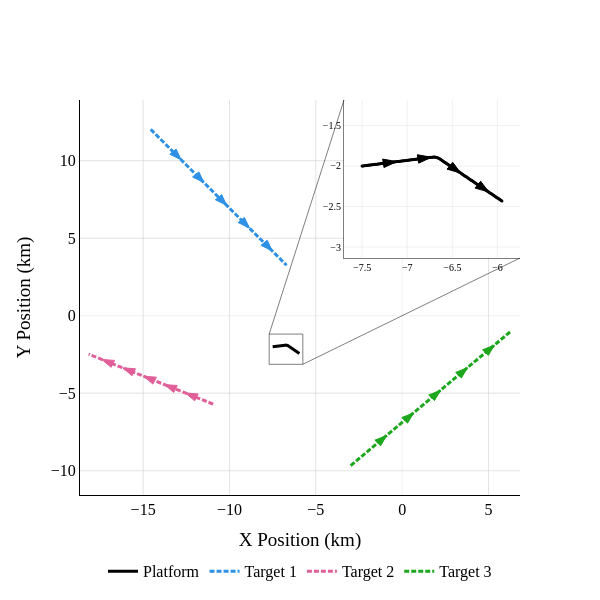

Notebook cell for this chart:
### Code cell
import numpy as np
import plotly.express as px
import plotly.graph_objects as go

# --- 1. Prepare Data (Convert to km) ---
timesteps = [
    SIM_PARAMS["start_time"] + i * SIM_PARAMS["time_interval"]
    for i in range(SIM_PARAMS["num_steps"])
]

plat_x = []
plat_y = []
for entry in platform.platform_history:
    plat_x.append(entry.host.state.state_vector[0] / 1000)
    plat_y.append(entry.host.state.state_vector[2] / 1000)

tgt_x = [[] for _ in range(NUM_TARGETS)]
tgt_y = [[] for _ in range(NUM_TARGETS)]
for idx, target_ground_truth in enumerate(target_ground_truths):
    tgt_x[idx] = [state.state_vector[0] / 1000 for state in target_ground_truth]
    tgt_y[idx] = [state.state_vector[2] / 1000 for state in target_ground_truth]

fig = go.Figure()

# --- 2. Add Traces ---

# A. Main Plot Traces
fig.add_trace(go.Scatter(
    x=plat_x, y=plat_y,
    mode='lines', line=dict(color='black', width=3),
    name='Platform'
))

colors = px.colors.qualitative.Dark24
names = [f"Target {i+1}" for i in range(NUM_TARGETS)]

for i in range(NUM_TARGETS):
    fig.add_trace(go.Scatter(
        x=tgt_x[i], y=tgt_y[i],
        mode='lines', line=dict(color=colors[i], width=3, dash="5px,2px"),
        name=names[i]
    ))

# B. Inset Trace (Platform Only)
fig.add_trace(go.Scatter(
    x=plat_x, y=plat_y,
    mode='lines+markers',
    marker=dict(size=3, color='black'),
    line=dict(color='black', width=1.5),
    showlegend=False,
    xaxis='x2', yaxis='y2'
))

# --- 3. Calculate Ranges & Force Square Geometry ---

# A. Square the Main Axes
# Gather all data points to find the extent
all_x = plat_x + [x for sublist in tgt_x for x in sublist]
all_y = plat_y + [y for sublist in tgt_y for y in sublist]

# Find min/max with a small buffer
min_x, max_x = min(all_x) - 0.5, max(all_x) + 0.5
min_y, max_y = min(all_y) - 0.5, max(all_y) + 0.5

# Calculate the maximum span to force a 1:1 ratio
mid_x = (max_x + min_x) / 2
mid_y = (max_y + min_y) / 2
max_span = max(max_x - min_x, max_y - min_y)

main_x_range = [mid_x - max_span/2, mid_x + max_span/2]
main_y_range = [mid_y - max_span/2, mid_y + max_span/2]

# B. Square the Zoom Box (Platform Only)
p_min_x, p_max_x = min(plat_x), max(plat_x)
p_min_y, p_max_y = min(plat_y), max(plat_y)
p_mid_x = (p_min_x + p_max_x) / 2
p_mid_y = (p_min_y + p_max_y) / 2

# Force the zoom box to be square as well
zoom_pad = 0.2
zoom_span = max(p_max_x - p_min_x, p_max_y - p_min_y) + (zoom_pad * 2)

box_x = [p_mid_x - zoom_span/2, p_mid_x + zoom_span/2]
box_y = [p_mid_y - zoom_span/2, p_mid_y + zoom_span/2]

# C. Define Inset Position (Domain 0-1)
inset_dom_x = [0.6, 1.0]
inset_dom_y = [0.6, 1.0]

# --- 4. Configure Layout ---
fig.update_layout(
    width=600, height=600,
    font=dict(family="Times New Roman", size=16, color="black"),
    showlegend=True,
    legend=dict(x=0.5, y=-0.15, xanchor="center", orientation="h"),
    plot_bgcolor="white",

    # Main Axes (Squared)
    xaxis=dict(title="X Position (km)", range=main_x_range, showgrid=True,
               gridcolor="rgba(200,200,200,0.5)", linecolor="black", zeroline=True,
               zerolinecolor="rgba(200, 200, 200, 0.5)", zerolinewidth=0.5),
    yaxis=dict(title="Y Position (km)", range=main_y_range, showgrid=True,
               gridcolor="rgba(200,200,200,0.5)", linecolor="black", zeroline=True,
               zerolinecolor="rgba(200, 200, 200, 0.5)", zerolinewidth=0.5),

    # Inset Axes (Squared Box + Domain)
    xaxis2=dict(
        domain=inset_dom_x, anchor='y2', range=box_x,
        showgrid=True, gridcolor="rgba(200,200,200,0.25)",
        linecolor="rgba(0,0,0,0.5)", tickfont=dict(size=10)
    ),
    yaxis2=dict(
        domain=inset_dom_y, anchor='x2', range=box_y,
        showgrid=True, gridcolor="rgba(200,200,200,0.25)",
        linecolor="rgba(0,0,0,0.5)", tickfont=dict(size=10)
    ),
)

# --- 5. Add Shapes (Background, Box, Lines) ---

# A. White Background for Inset (Using DOMAIN coordinates)
# Placing it on "domain" layer allows the axis grid to render on top of it.
fig.add_shape(
    type="rect",
    xref="x domain", yref="y domain",
    x0=inset_dom_x[0], y0=inset_dom_y[0],
    x1=inset_dom_x[1], y1=inset_dom_y[1],
    fillcolor="white",
    line=dict(width=0),
    layer="below"
)

# B. Zoom Box around Platform (Using DATA coordinates)
fig.add_shape(
    type="rect",
    xref="x", yref="y",
    x0=box_x[0], y0=box_y[0],
    x1=box_x[1], y1=box_y[1],
    line=dict(color="rgba(0,0,0,0.5)", width=1),
    fillcolor="rgba(0,0,0,0)"
)

# C. Connecting Lines (Data -> Data Calculation)
# Convert Domain edges to Data coordinates for the connection points
def domain_to_data(dom_val, r_min, r_max):
    return r_min + (dom_val * (r_max - r_min))

inset_left_km   = domain_to_data(inset_dom_x[0], main_x_range[0], main_x_range[1])
inset_right_km  = domain_to_data(inset_dom_x[1], main_x_range[0], main_x_range[1])
inset_bottom_km = domain_to_data(inset_dom_y[0], main_y_range[0], main_y_range[1])
inset_top_km    = domain_to_data(inset_dom_y[1], main_y_range[0], main_y_range[1])

# Line 1: Top-Left Box -> Top-Left Inset
fig.add_shape(
    type="line",
    xref="x", yref="y",
    x0=box_x[0],      y0=box_y[1],     # Box Corner
    x1=inset_left_km, y1=inset_top_km, # Inset Corner
    line=dict(color="rgba(0,0,0,0.5)", width=1, dash="solid"),
    layer="above"
)

# Line 2: Bottom-Right Box -> Bottom-Right Inset
fig.add_shape(
    type="line",
    xref="x", yref="y",
    x0=box_x[1],       y0=box_y[0],        # Box Corner
    x1=inset_right_km, y1=inset_bottom_km, # Inset Corner
    line=dict(color="rgba(0,0,0,0.5)", width=1, dash="solid"),
    layer="above"
)

# --- 6. Add Directional Arrows ---
def add_arrowhead(fig, x, y, i, color, size, xref="x", yref="y"):
    """Add a directional arrow shape."""
    if i < 1 or i >= len(x):
        return
    dx = x[i] - x[i-1]
    dy = y[i] - y[i-1]
    magnitude = (dx**2 + dy**2)**0.5
    if magnitude > 0:
        ux, uy = dx/magnitude, dy/magnitude
        vx, vy = -uy, ux
        tip_x, tip_y = x[i], y[i]
        base_x = tip_x - (ux * size)
        base_y = tip_y - (uy * size)
        hw = size * 0.35
        path = (f"M {tip_x},{tip_y} L {base_x + vx*hw},{base_y + vy*hw} L "
                f"{base_x - vx*hw},{base_y - vy*hw} Z")
        fig.add_shape(type="path", path=path, fillcolor=color,
                      line=dict(color=color, width=1), xref=xref, yref=yref,
                      layer="above")

# Main Plot Arrows
for tgt_idx in range(NUM_TARGETS):
    for i in range(40, len(tgt_x[tgt_idx]), 30):
        add_arrowhead(fig, tgt_x[tgt_idx], tgt_y[tgt_idx], i, colors[tgt_idx], size=0.7)

# Inset Arrows
for i in range(40, len(plat_x), 40):
    add_arrowhead(fig, plat_x, plat_y, i, "black", size=0.15, xref="x2", yref="y2")

fig.show()
fig.write_image("figs/mt_world_picture.pdf")

### Figure 1 — Plotly figure (JSON) as saved in the notebook; plotly's stock layout.template omitted (floating-point values rounded to 4 significant figures; data arrays with more than 128 entries replaced by an {"elided": "..."} marker saying what was removed)
{"data": [{"line": {"color": "black", "width": 3}, "mode": "lines", "name": "Platform", "type": "scatter", "x": {"elided": "180 float values"}, "y": {"elided": "180 float values"}}, {"line": {"color": "#2E91E5", "dash": "5px,2px", "width": 3}, "mode": "lines", "name": "Target 1", "type": "scatter", "x": {"elided": "180 float values"}, "y": {"elided": "180 float values"}}, {"line": {"color": "#E15F99", "dash": "5px,2px", "width": 3}, "mode": "lines", "name": "Target 2", "type": "scatter", "x": {"elided": "180 float values"}, "y": {"elided": "180 float values"}}, {"line": {"color": "#1CA71C", "dash": "5px,2px", "width": 3}, "mode": "lines", "name": "Target 3", "type": "scatter", "x": {"elided": "180 float values"}, "y": {"elided": "180 float values"}}, {"line": {"color": "black", "width": 1.5}, "marker": {"color": "black", "size": 3}, "mode": "lines+markers", "showlegend": false, "type": "scatter", "x": {"elided": "180 float values"}, "xaxis": "x2", "y": {"elided": "180 float values"}, "yaxis": "y2"}], "layout": {"font": {"color": "black", "family": "Times New Roman", "size": 16}, "height": 600, "legend": {"orientation": "h", "x": 0.5, "xanchor": "center", "y": -0.15}, "plot_bgcolor": "white", "shapes": [{"fillcolor": "white", "layer": "below", "line": {"width": 0}, "type": "rect", "x0": 0.6, "x1": 1, "xref": "x domain", "y0": 0.6, "y1": 1, "yref": "y domain"}, {"fillcolor": "rgba(0,0,0,0)", "line": {"color": "rgba(0,0,0,0.5)", "width": 1}, "type": "rect", "x0": -7.7, "x1": -5.751, "xref": "x", "y0": -3.135, "y1": -1.186, "yref": "y"}, {"layer": "above", "line": {"color": "rgba(0,0,0,0.5)", "dash": "solid", "width": 1}, "type": "line", "x0": -7.7, "x1": -3.367, "xref": "x", "y0": -1.186, "y1": 13.91, "yref": "y"}, {"layer": "above", "line": {"color": "rgba(0,0,0,0.5)", "dash": "solid", "width": 1}, "type": "line", "x0": -5.751, "x1": 6.825, "xref": "x", "y0": -3.135, "y1": 3.722, "yref": "y"}, {"fillcolor": "#2E91E5", "layer": "above", "line": {"color": "#2E91E5", "width": 1}, "path": "M -12.804013666000005,10.061815596000008 L -13.089229532084978,10.746415413216896 L -13.453899451782977,10.419129835063115 Z", "type": "path", "xref": "x", "yref": "y"}, {"fillcolor": "#2E91E5", "layer": "above", "line": {"color": "#2E91E5", "width": 1}, "path": "M -11.484960590500007,8.592093093000013 L -11.770176456584995,9.276692910216896 L -12.134846376282987,8.949407332063108 Z", "type": "path", "xref": "x", "yref": "y"}, {"fillcolor": "#2E91E5", "layer": "above", "line": {"color": "#2E91E5", "width": 1}, "path": "M -10.165907515000011,7.1223705900000205 L -10.451123381084999,7.8069704072169035 L -10.81579330078299,7.479684829063116 Z", "type": "path", "xref": "x", "yref": "y"}, {"fillcolor": "#2E91E5", "layer": "above", "line": {"color": "#2E91E5", "width": 1}, "path": "M -8.846854439500015,5.652648087000027 L -9.132070305584989,6.337247904216916 L -9.496740225282988,6.009962326063135 Z", "type": "path", "xref": "x", "yref": "y"}, {"fillcolor": "#2E91E5", "layer": "above", "line": {"color": "#2E91E5", "width": 1}, "path": "M -7.527801364000019,4.182925584000033 L -7.813017230084999,4.86752540121692 L -8.177687149782995,4.540239823063136 Z", "type": "path", "xref": "x", "yref": "y"}, {"fillcolor": "#E15F99", "layer": "above", "line": {"color": "#E15F99", "width": 1}, "path": "M -12.555347926000016,-4.982971360000004 L -12.016187324953012,-5.492216729422873 L -11.816296535340992,-5.044842532325763 Z", "type": "path", "xref": "x", "yref": "y"}, {"fillcolor": "#E15F99", "layer": "above", "line": {"color": "#E15F99", "width": 1}, "path": "M -13.764087920500026,-4.442895527500007 L -13.224927319453014,-4.952140896922867 L -13.025036529841001,-4.504766699825753 Z", "type": "path", "xref": "x", "yref": "y"}, {"fillcolor": "#E15F99", "layer": "above", "line": {"color": "#E15F99", "width": 1}, "path": "M -14.972827915000035,-3.90281969500001 L -14.433667313953041,-4.412065064422888 L -14.233776524341014,-3.9646908673257815 Z", "type": "path", "xref": "x", "yref": "y"}, {"fillcolor": "#E15F99", "layer": "above", "line": {"color": "#E15F99", "width": 1}, "path": "M -16.181567909500046,-3.3627438625000132 L -15.642407308453055,-3.871989231922895 L -15.442516518841025,-3.42461503482579 Z", "type": "path", "xref": "x", "yref": "y"}, {"fillcolor": "#E15F99", "layer": "above", "line": {"color": "#E15F99", "width": 1}, "path": "M -17.39030790400001,-2.822668030000016 L -16.851147302953024,-3.3319133994229024 L -16.65125651334099,-2.8845392023257994 Z", "type": "path", "xref": "x", "yref": "y"}, {"fillcolor": "#1CA71C", "layer": "above", "line": {"color": "#1CA71C", "width": 1}, "path": "M -0.9014708999999964,-7.730167728000011 L -1.580226764903543,-8.029024676821749 L -1.245710015614826,-8.387072920003181 Z", "type": "path", "xref": "x", "yref": "y"}, {"fillcolor": "#1CA71C", "layer": "above", "line": {"color": "#1CA71C", "width": 1}, "path": "M 0.6582143100000037,-6.272987484000019 L -0.02054155490354309,-6.571844432821755 L 0.31397519438517346,-6.929892676003187 Z", "type": "path", "xref": "x", "yref": "y"}, {"fillcolor": "#1CA71C", "layer": "above", "line": {"color": "#1CA71C", "width": 1}, "path": "M 2.2178995200000045,-4.815807240000027 L 1.5391436550964575,-5.114664188821763 L 1.8736604043851741,-5.4727124320031955 Z", "type": "path", "xref": "x", "yref": "y"}, {"fillcolor": "#1CA71C", "layer": "above", "line": {"color": "#1CA71C", "width": 1}, "path": "M 3.7775847300000116,-3.3586269960000283 L 3.098828865096463,-3.6574839448217618 L 3.4333456143851784,-4.015532188003196 Z", "type": "path", "xref": "x", "yref": "y"}, {"fillcolor": "#1CA71C", "layer": "above", "line": {"color": "#1CA71C", "width": 1}, "path": "M 5.337269940000018,-1.9014467520000236 L 4.6585140750964715,-2.20030370082176 L 4.993030824385189,-2.5583519440031917 Z", "type": "path", "xref": "x", "yref": "y"}, {"fillcolor": "black", "layer": "above", "line": {"color": "black", "width": 1}, "path": "M -7.115920485999996,-1.9460169706000032 L -7.271767615669004,-1.9149055229652283 L -7.257153331994559,-2.018883514447478 Z", "type": "path", "xref": "x2", "yref": "y2"}, {"fillcolor": "black", "layer": "above", "line": {"color": "black", "width": 1}, "path": "M -6.731840971999991,-1.8920339412000067 L -6.887688101668999,-1.8609224935652318 L -6.873073817994554,-1.9649004850474818 Z", "type": "path", "xref": "x2", "yref": "y2"}, {"fillcolor": "black", "layer": "above", "line": {"color": "black", "width": 1}, "path": "M -6.407588207660682,-2.0870362957959956 L -6.495789654283018,-1.954836617983502 L -6.55897933806589,-2.0386940199431427 Z", "type": "path", "xref": "x2", "yref": "y2"}, {"fillcolor": "black", "layer": "above", "line": {"color": "black", "width": 1}, "path": "M -6.09783121263872,-2.3204497585024986 L -6.186032659261056,-2.188250080690005 L -6.249222343043928,-2.2721074826496457 Z", "type": "path", "xref": "x2", "yref": "y2"}], "showlegend": true, "width": 600, "xaxis": {"gridcolor": "rgba(200,200,200,0.5)", "linecolor": "black", "range": [-18.66, 6.825], "showgrid": true, "title": {"text": "X Position (km)"}, "zeroline": true, "zerolinecolor": "rgba(200, 200, 200, 0.5)", "zerolinewidth": 0.5}, "xaxis2": {"anchor": "y2", "domain": [0.6, 1], "gridcolor": "rgba(200,200,200,0.25)", "linecolor": "rgba(0,0,0,0.5)", "range": [-7.7, -5.751], "showgrid": true, "tickfont": {"size": 10}}, "yaxis": {"gridcolor": "rgba(200,200,200,0.5)", "linecolor": "black", "range": [-11.57, 13.91], "showgrid": true, "title": {"text": "Y Position (km)"}, "zeroline": true, "zerolinecolor": "rgba(200, 200, 200, 0.5)", "zerolinewidth": 0.5}, "yaxis2": {"anchor": "x2", "domain": [0.6, 1], "gridcolor": "rgba(200,200,200,0.25)", "linecolor": "rgba(0,0,0,0.5)", "range": [-3.135, -1.186], "showgrid": true, "tickfont": {"size": 10}}}}
